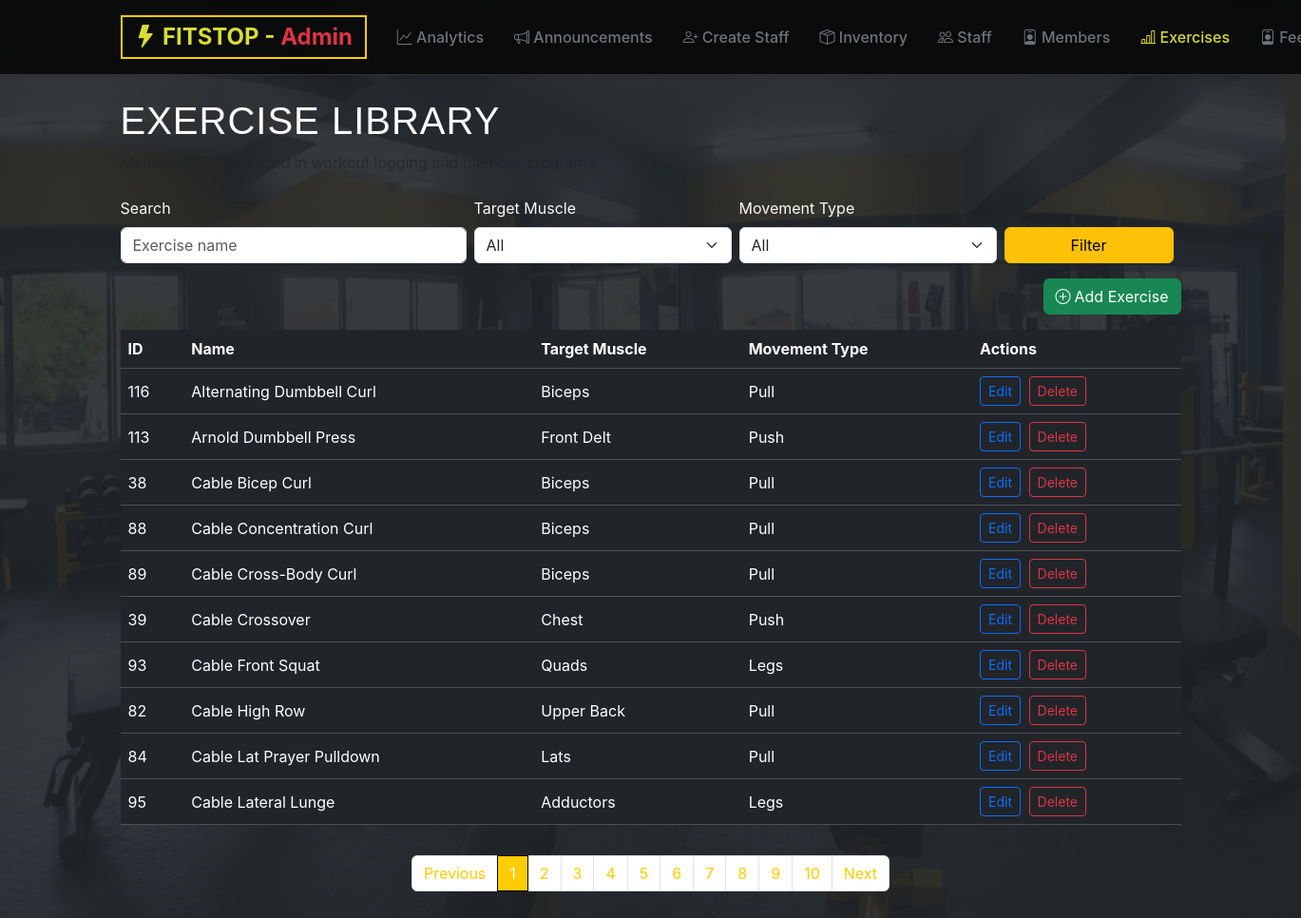
Page /admin/exercises.php (signed in) on the committed database.
### tables this page shows
CREATE TABLE exercises (
    exercise_id INTEGER PRIMARY KEY AUTOINCREMENT,
    name TEXT NOT NULL,
    target_muscle TEXT
, "movement_type" text NOT NULL);

### admin/exercises.php (the view, shortened to what this page needs)
<?php
include('../Login/connection.php');
$page = isset($_GET['page']) ? max(1, (int)$_GET['page']) : 1;
$records_per_page = 10;
$offset = ($page - 1) * $records_per_page;
$search = isset($_GET['search']) ? trim($_GET['search']) : '';
$target_muscle = isset($_GET['target_muscle']) ? trim($_GET['target_muscle']) : '';
$movement_type = isset($_GET['movement_type']) ? trim($_GET['movement_type']) : '';
$where = [];
$params = [];
$where_clause = count($where) > 0 ? 'WHERE ' . implode(' AND ', $where) : '';
$total_stmt = $pdo->prepare("SELECT COUNT(*) as total FROM exercises $where_clause");
$total_stmt->execute($params);
$total_records = (int)$total_stmt->fetch(PDO::FETCH_ASSOC)['total'];
$total_pages = max(1, (int)ceil($total_records / $records_per_page));
$query = "SELECT exercise_id, name, target_muscle, movement_type FROM exercises $where_clause ORDER BY name ASC LIMIT :limit OFFSET :offset";
$stmt = $pdo->prepare($query);
$stmt->bindValue(':limit', $records_per_page, PDO::PARAM_INT);
$stmt->bindValue(':offset', $offset, PDO::PARAM_INT);
$stmt->execute();
$exercises = $stmt->fetchAll(PDO::FETCH_ASSOC);
?>
<!DOCTYPE html>
<html>
<head>
    <link href="https://cdn.jsdelivr.net/npm/bootstrap@5.3.8/dist/css/bootstrap.min.css" rel="stylesheet">
    <link rel="stylesheet" href="styles.css">
    <link href="../styles.css" rel="stylesheet">
    <link rel="stylesheet" href="https://cdnjs.cloudflare.com/ajax/libs/font-awesome/6.4.0/css/all.min.css">
    <link rel="stylesheet" href="https://cdn.jsdelivr.net/npm/bootstrap-icons@1.11.0/font/bootstrap-icons.css">
</head>
<body class="bg-dark">
<?php include('includes/header_admin.php'); ?>
<div class="container pb-5">
    <div class="page-header my-4">
        <h1 class="text-white">Exercise Library</h1>
        <p class="text-muted">Manage exercises used in workout logging and member programs.</p>
    </div>
    <div class="d-flex justify-content-between align-items-center mb-3">
        <form method="GET" class="row g-2 align-items-end" style="width:100%;">
            <div class="col-sm-4">
                <label class="form-label text-light">Search</label>
                <input type="text" name="search" class="form-control" placeholder="Exercise name" value="<?php echo htmlspecialchars($search); ?>">
            </div>
            <div class="col-sm-3">
                <label class="form-label text-light">Target Muscle</label>
                <select name="target_muscle" class="form-select">
                    <option value="">All</option>
                </select>
            </div>
            <div class="col-sm-3">
                <label class="form-label text-light">Movement Type</label>
                <select name="movement_type" class="form-select">
                    <option value="">All</option>
                </select>
            </div>
            <div class="col-sm-2">
                <button type="submit" class="btn btn-warning w-100">Filter</button>
            </div>
        </form>
    </div>
    <div class="mb-3 text-end">
        <a href="add_exercise.php" class="btn btn-success"><i class="bi bi-plus-circle me-1"></i>Add Exercise</a>
    </div>
    <div class="table-responsive exercise-card">
        <table class="table table-hover table-dark align-middle">
            <thead>
                <tr>
                    <th>ID</th>
                    <th>Name</th>
                    <th>Target Muscle</th>
                    <th>Movement Type</th>
                    <th>Actions</th>
                </tr>
            </thead>
            <tbody>
                <?php if (count($exercises) > 0): ?>
                    <?php foreach ($exercises as $row): ?>
                        <tr>
                            <td><?php echo (int)$row['exercise_id']; ?></td>
                            <td><?php echo htmlspecialchars($row['name']); ?></td>
                            <td><?php echo htmlspecialchars($row['target_muscle']); ?></td>
                            <td><?php echo htmlspecialchars($row['movement_type']); ?></td>
                            <td>
                                <a class="btn btn-sm btn-outline-primary me-1" href="edit_exercise.php?id=<?php echo (int)$row['exercise_id']; ?>">Edit</a>
                                <a class="btn btn-sm btn-outline-danger" href="process_delete_exercise.php?id=<?php echo (int)$row['exercise_id']; ?>" onclick="return confirm('Delete this exercise? This cannot be reversed.');">Delete</a>
                            </td>
                        </tr>
                    <?php endforeach; ?>
                <?php else: ?>
                    <tr><td colspan="5" class="text-center">No exercises found.</td></tr>
                <?php endif; ?>
            </tbody>
        </table>
    </div>
    <?php if ($total_pages > 1): ?>
        <nav aria-label="page navigation">
            <ul class="pagination justify-content-center mt-3">
                <li class="page-item <?php echo ($page <= 1) ? 'disabled' : ''; ?>">
                    <a class="page-link" href="?page=<?php echo max(1, $page - 1); ?>&search=<?php echo urlencode($search); ?>&target_muscle=<?php echo urlencode($target_muscle); ?>&movement_type=<?php echo urlencode($movement_type); ?>">Previous</a>
                </li>
                <?php for ($i = 1; $i <= $total_pages; $i++): ?>
                    <li class="page-item <?php echo ($i == $page) ? 'active' : ''; ?>">
                        <a class="page-link" href="?page=<?php echo $i; ?>&search=<?php echo urlencode($search); ?>&target_muscle=<?php echo urlencode($target_muscle); ?>&movement_type=<?php echo urlencode($movement_type); ?>"><?php echo $i; ?></a>
                    </li>
                <?php endfor; ?>
                <li class="page-item <?php echo ($page >= $total_pages) ? 'disabled' : ''; ?>">
                    <a class="page-link" href="?page=<?php echo min($total_pages, $page + 1); ?>&search=<?php echo urlencode($search); ?>&target_muscle=<?php echo urlencode($target_muscle); ?>&movement_type=<?php echo urlencode($movement_type); ?>">Next</a>
                </li>
            </ul>
        </nav>
    <?php endif; ?>
</div>
</body>
</html>

### admin/styles.css (style rules this page uses)
body { font-family: 'Chakra Petch'; background-color: #f8f9fa; }
.pagination { margin-top: 1.5rem; }
.page-link { color: #3498db; border-color: #dee2e6; }
.page-item.active .page-link { background-color: #3498db; border-color: #3498db; }
.page-item.disabled .page-link { color: #6c757d; background-color: #fff; border-color: #dee2e6; }
.form-label { color: var(--hazard-yellow); }
.page-link { color: var(--hazard-yellow); border-color: #dee2e6; }
.page-item.active .page-link { background-color: var(--hazard-yellow); border-color: black; }
.page-item.disabled .page-link { color: var(--hazard-yellow); background-color: #fff; border-color: #dee2e6; }

### styles.css (style rules this page uses)
:root { --bg-void: #0a0a0a; --bg-surface: #141414; --bg-card: #1a1a1a; --hazard-yellow: #FFCC00; --text-primary: #ffffff; --text-muted: #a0a0a0; --border-industrial: 1px solid #333; }
body { background-color: var(--bg-void); color: var(--text-primary); font-family: 'Inter', sans-serif; overflow-x: hidden; }
h1, h2, h3, h4, h5, .brand-font { font-family: 'Chakra Petch', sans-serif; text-transform: uppercase; letter-spacing: 1px; }

### rows in the picture
exercises: exercise_id "116", name "Alternating Dumbbell Curl", target_muscle "Biceps", movement_type "Pull"
exercises: exercise_id "113", name "Arnold Dumbbell Press", target_muscle "Front Delt", movement_type "Push"
exercises: exercise_id "38", name "Cable Bicep Curl", target_muscle "Biceps", movement_type "Pull"
exercises: exercise_id "88", name "Cable Concentration Curl", target_muscle "Biceps", movement_type "Pull"
exercises: exercise_id "89", name "Cable Cross-Body Curl", target_muscle "Biceps", movement_type "Pull"
exercises: exercise_id "39", name "Cable Crossover", target_muscle "Chest", movement_type "Push"
exercises: exercise_id "93", name "Cable Front Squat", target_muscle "Quads", movement_type "Legs"
exercises: exercise_id "82", name "Cable High Row", target_muscle "Upper Back", movement_type "Pull"
exercises: exercise_id "84", name "Cable Lat Prayer Pulldown", target_muscle "Lats", movement_type "Pull"
exercises: exercise_id "95", name "Cable Lateral Lunge", target_muscle "Adductors", movement_type "Legs"
